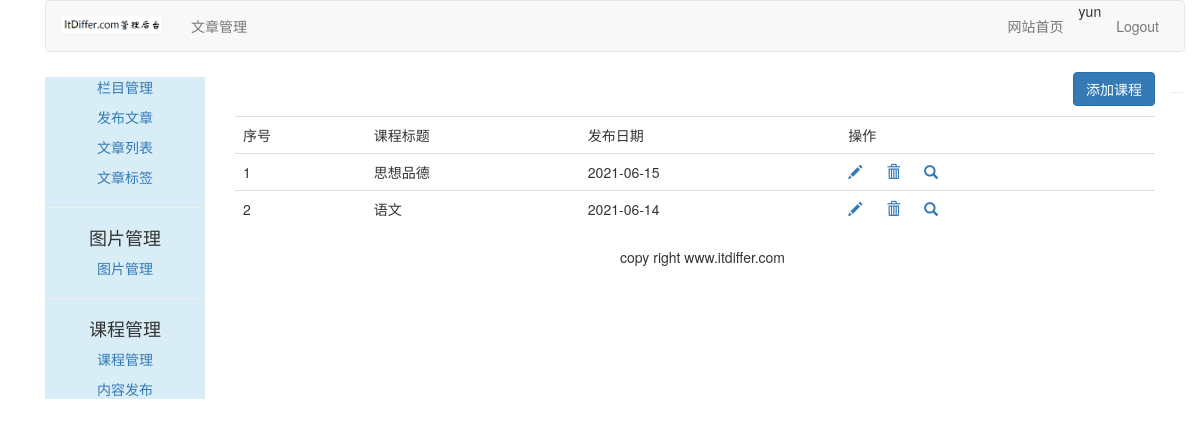
Page /course/manage-course/ (signed in) on the committed database.
### course/models.py (models this page shows, shortened)
class Course(models.Model):
    user = models.ForeignKey(User, on_delete=models.CASCADE,related_name='courses_user')
    title = models.CharField(max_length=200)
    slug = models.SlugField(max_length=200, unique=True)
    overview = models.TextField()
    created = models.DateTimeField(auto_now_add=True)
    student = models.ManyToManyField(User, related_name="courses_joined", blank=True)
    class Meta:
        ordering = ('-created',)

### course/views.py (the view)
# urls.py: path('manage-course/', ManageCourseListView.as_view(), name="manage_course"),
class ManageCourseListView(UserCourseMixin, ListView):
    context_object_name = "courses"
    template_name = 'course/manage/manage_course_list.html'

### course/views.py (called while the page is built)
    def get_queryset(self):
        qs = super(UserMixin, self).get_queryset()
        return qs.filter(user=self.request.user)

### home/context_processors.py (called while the page is built)
def add_userinfo_to_context(request):
    if request.user.is_authenticated:
      try:
        userinfo = UserInfo.objects.get(user=request.user)
        if hasattr(request.user, 'userinfo'):
          return {"user":request.user, "userinfo":userinfo}
      except:
        return {"user":request.user}
    else:
      return {"user":request.user}

### templates/course/manage/manage_course_list.html (shortened to what this page needs)
{% extends "article/base.html" %}
{% load staticfiles %}
{% block content %}
<div>
    <div class='text-right'>
        <a href="{% url 'course:create_course' %}">
            <button type="button" class="btn btn-primary">添加课程</button>
        </a>
    </div>
    <table class="table table-hover" style="margin-top:10px">
        <tr>
            <td>序号</td>
            <td>课程标题</td>
            <td>发布日期</td>
            <td>操作</td>
        </tr>
        {% for course in courses %}
        <tr id={{ forloop.counter }}>
            <td>{{ forloop.counter }}</td>
            <td>{{ course.title }}</td>
            <td>{{ course.created|date:"Y-m-d" }}</td>
            <td>
                <a name="edit" href="javascript:"><span class="glyphicon glyphicon-pencil"></span></a>
                <a class="delete" nane="delete" href="{% url 'course:delete_course' course.id %}"><span class="glyphicon glyphicon-trash" style="margin-left:20px;"></span></a>
                <a href="{% url 'course:list_lessons' course.id %}"><span class="glyphicon glyphicon-search" style="margin-left:20px;"></span></a>
            </td>
        </tr>
        {% endfor %}
    </table>
</div>
{% endblock %}

### templates/article/header.html
{% load staticfiles %}
<div class="container">
    <nav class="navbar navbar-default" role="navigation">
        <div class="navbar-header">
            <a class="navbar-brand" href="http://www.itdiffer.com">
                <img width="100px" src="{% static 'images/backlogo.png' %}">
            </a>
        </div>
        <div>
            <ul class="nav navbar-nav" role="tablist">
                <li><a href="{% url 'article:article_column' %}">文章管理</a></li>
            </ul>
            <ul class="nav navbar-nav navbar-right" style="margin-right:10px">
                <li><a href="{% url 'blog:blog_title' %}">网站首页</a></li>
                <li><span>{{ user.username }}</li>
                <li><a href="{% url 'account:user_logout' %}">Logout</a></li>
            </ul>
        </div>
    </nav>
</div>

### rows in the picture
Course: title "思想品德", created "2021-06-15"
Course: title "语文", created "2021-06-14"

### other values in the picture
{{ user.username }} "yun"
